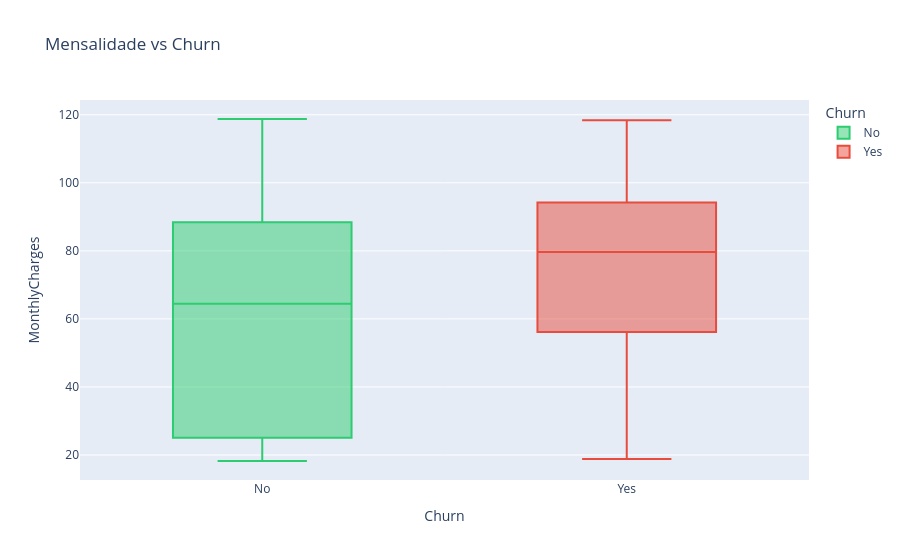

Notebook source saved alongside this figure:
### Markdown cell above
Baseaso nesse gráfico podemos ter uma noção que quando maior o tempo do contrato não teremos tantas perdas

### Code cell
print("Cancelamento por mensalidade")


fig = px.box(
    df,
    x='Churn',
    y='MonthlyCharges',
    color='Churn',
    title='Mensalidade vs Churn',
    color_discrete_sequence=['#2ecc71', '#e74c3c']
)
fig.show()

### Figure 1 — Plotly figure (JSON) as saved in the notebook; plotly's stock layout.template omitted (floating-point values rounded to 4 significant figures; data arrays with more than 128 entries replaced by an {"elided": "..."} marker saying what was removed)
{"data": [{"alignmentgroup": "True", "hovertemplate": "Churn=%{x}<br>MonthlyCharges=%{y}<extra></extra>", "legendgroup": "No", "marker": {"color": "#2ecc71"}, "name": "No", "notched": false, "offsetgroup": "No", "orientation": "v", "showlegend": true, "type": "box", "x": {"elided": "5174 str values"}, "x0": " ", "xaxis": "x", "y": {"elided": "5174 float values"}, "y0": " ", "yaxis": "y"}, {"alignmentgroup": "True", "hovertemplate": "Churn=%{x}<br>MonthlyCharges=%{y}<extra></extra>", "legendgroup": "Yes", "marker": {"color": "#e74c3c"}, "name": "Yes", "notched": false, "offsetgroup": "Yes", "orientation": "v", "showlegend": true, "type": "box", "x": {"elided": "1869 str values"}, "x0": " ", "xaxis": "x", "y": {"elided": "1869 float values"}, "y0": " ", "yaxis": "y"}], "layout": {"boxmode": "overlay", "legend": {"title": {"text": "Churn"}, "tracegroupgap": 0}, "title": {"text": "Mensalidade vs Churn"}, "xaxis": {"anchor": "y", "categoryarray": ["No", "Yes"], "categoryorder": "array", "domain": [0, 1], "title": {"text": "Churn"}}, "yaxis": {"anchor": "x", "domain": [0, 1], "title": {"text": "MonthlyCharges"}}}}
